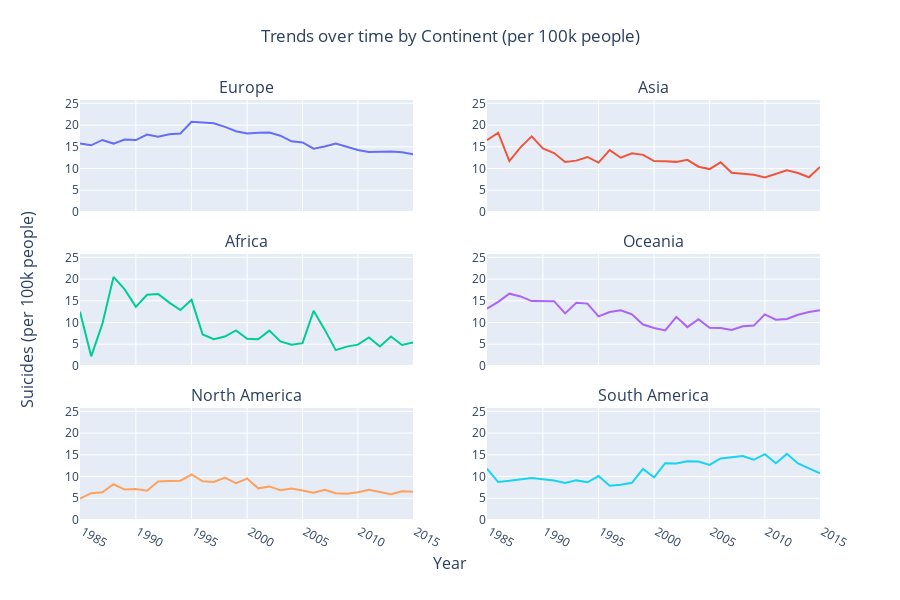

Notebook source saved alongside this figure:
### Code cell
fig = make_subplots(
    rows=3,
    cols=2,
    subplot_titles=("Europe", "Asia", "Africa", "Oceania", "North America", "South America"),
    shared_xaxes=True,
    x_title="Year",
    y_title="Suicides (per 100k people)",
    vertical_spacing = 0.10,
)

fig.append_trace(go.Scatter(
    name="Europe",
    x=europe_df['year'],
    y=europe_df['suicides_100k_pop'],
), row=1, col=1)

fig.append_trace(go.Scatter(
    name="Asia",
    x=asia_df['year'],
    y=asia_df['suicides_100k_pop'],
), row=1, col=2)

fig.append_trace(go.Scatter(
    name="Africa",
    x=africa_df['year'],
    y=africa_df['suicides_100k_pop'],
), row=2, col=1)

fig.append_trace(go.Scatter(
    name="Oceania",
    x=oceania_df['year'],
    y=oceania_df['suicides_100k_pop'],
), row=2, col=2)

fig.append_trace(go.Scatter(
    name="North America",
    x=namerica_df['year'],
    y=namerica_df['suicides_100k_pop'],
), row=3, col=1)

fig.append_trace(go.Scatter(
    name="South America",
    x=samerica_df['year'],
    y=samerica_df['suicides_100k_pop'],
), row=3, col=2)


fig.update_layout(
    height=600,
    width=900,
    title=dict(
        text='Trends over time by Continent (per 100k people)',
        y=0.95,
        x=0.5,
        xanchor='center',
        yanchor='top'
    ),
    showlegend=False,
)

max_suicides=5+max([europe_df['suicides_100k_pop'].max(), asia_df['suicides_100k_pop'].max(), africa_df['suicides_100k_pop'].max(),oceania_df['suicides_100k_pop'].max(),namerica_df['suicides_100k_pop'].max(),samerica_df['suicides_100k_pop'].max()])

# Update axis properties 
fig.update_xaxes(type="log", tickprefix=" ", tickangle=30)
fig.update_yaxes(range=[0,max_suicides],nticks=6)

fig.show()

### Figure 1 — Plotly figure (JSON) as saved in the notebook; plotly's stock layout.template omitted (floating-point values rounded to 4 significant figures)
{"data": [{"name": "Europe", "type": "scatter", "x": [1985, 1986, 1987, 1988, 1989, 1990, 1991, 1992, 1993, 1994, 1995, 1996, 1997, 1998, 1999, 2000, 2001, 2002, 2003, 2004, 2005, 2006, 2007, 2008, 2009, 2010, 2011, 2012, 2013, 2014, 2015], "xaxis": "x", "y": [15.75, 15.34, 16.58, 15.75, 16.67, 16.55, 17.82, 17.34, 17.88, 18.07, 20.78, 20.52, 20.42, 19.6, 18.59, 18.04, 18.26, 18.3, 17.55, 16.27, 16.02, 14.58, 15.07, 15.77, 14.97, 14.29, 13.79, 13.89, 13.9, 13.73, 13.31], "yaxis": "y"}, {"name": "Asia", "type": "scatter", "x": [1985, 1986, 1987, 1988, 1989, 1990, 1991, 1992, 1993, 1994, 1995, 1996, 1997, 1998, 1999, 2000, 2001, 2002, 2003, 2004, 2005, 2006, 2007, 2008, 2009, 2010, 2011, 2012, 2013, 2014, 2015], "xaxis": "x2", "y": [16.51, 18.24, 11.7, 14.87, 17.41, 14.64, 13.58, 11.5, 11.82, 12.66, 11.38, 14.23, 12.49, 13.49, 13.15, 11.72, 11.68, 11.54, 12.0, 10.42, 9.876, 11.43, 9.036, 8.878, 8.562, 7.974, 8.786, 9.617, 8.969, 7.996, 10.39], "yaxis": "y2"}, {"name": "Africa", "type": "scatter", "x": [1985, 1986, 1987, 1988, 1989, 1990, 1991, 1992, 1993, 1994, 1995, 1996, 1997, 1998, 1999, 2000, 2001, 2002, 2003, 2004, 2005, 2006, 2007, 2008, 2009, 2010, 2011, 2012, 2013, 2014, 2015], "xaxis": "x3", "y": [12.47, 2.222, 9.694, 20.51, 17.64, 13.6, 16.4, 16.58, 14.58, 12.89, 15.22, 7.257, 6.188, 6.77, 8.205, 6.265, 6.162, 8.139, 5.646, 4.914, 5.258, 12.7, 8.367, 3.648, 4.461, 4.914, 6.553, 4.481, 6.777, 4.829, 5.395], "yaxis": "y3"}, {"name": "Oceania", "type": "scatter", "x": [1985, 1986, 1987, 1988, 1989, 1990, 1991, 1992, 1993, 1994, 1995, 1996, 1997, 1998, 1999, 2000, 2001, 2002, 2003, 2004, 2005, 2006, 2007, 2008, 2009, 2010, 2011, 2012, 2013, 2014, 2015], "xaxis": "x4", "y": [13.21, 14.77, 16.64, 16.01, 14.95, 14.95, 14.92, 12.11, 14.53, 14.35, 11.43, 12.44, 12.81, 11.89, 9.554, 8.76, 8.201, 11.31, 8.953, 10.77, 8.782, 8.761, 8.303, 9.16, 9.3, 11.89, 10.64, 10.81, 11.81, 12.42, 12.85], "yaxis": "y4"}, {"name": "North America", "type": "scatter", "x": [1985, 1986, 1987, 1988, 1989, 1990, 1991, 1992, 1993, 1994, 1995, 1996, 1997, 1998, 1999, 2000, 2001, 2002, 2003, 2004, 2005, 2006, 2007, 2008, 2009, 2010, 2011, 2012, 2013, 2014, 2015], "xaxis": "x5", "y": [4.929, 6.185, 6.366, 8.223, 7.008, 7.16, 6.722, 8.845, 8.966, 9.045, 10.47, 8.909, 8.734, 9.759, 8.453, 9.531, 7.285, 7.731, 6.834, 7.225, 6.791, 6.279, 6.946, 6.144, 6.062, 6.368, 6.974, 6.405, 5.914, 6.611, 6.52], "yaxis": "y5"}, {"name": "South America", "type": "scatter", "x": [1985, 1986, 1987, 1988, 1989, 1990, 1991, 1992, 1993, 1994, 1995, 1996, 1997, 1998, 1999, 2000, 2001, 2002, 2003, 2004, 2005, 2006, 2007, 2008, 2009, 2010, 2011, 2012, 2013, 2014, 2015], "xaxis": "x6", "y": [11.84, 8.738, 9.01, 9.36, 9.669, 9.394, 9.087, 8.524, 9.116, 8.679, 10.11, 7.875, 8.111, 8.564, 11.77, 9.799, 13.07, 12.99, 13.49, 13.44, 12.69, 14.18, 14.54, 14.73, 13.86, 15.15, 13.07, 15.22, 13.01, 11.8, 10.76], "yaxis": "y6"}], "layout": {"annotations": [{"font": {"size": 16}, "showarrow": false, "text": "Europe", "x": 0.225, "xanchor": "center", "xref": "paper", "y": 1, "yanchor": "bottom", "yref": "paper"}, {"font": {"size": 16}, "showarrow": false, "text": "Asia", "x": 0.775, "xanchor": "center", "xref": "paper", "y": 1, "yanchor": "bottom", "yref": "paper"}, {"font": {"size": 16}, "showarrow": false, "text": "Africa", "x": 0.225, "xanchor": "center", "xref": "paper", "y": 0.6333, "yanchor": "bottom", "yref": "paper"}, {"font": {"size": 16}, "showarrow": false, "text": "Oceania", "x": 0.775, "xanchor": "center", "xref": "paper", "y": 0.6333, "yanchor": "bottom", "yref": "paper"}, {"font": {"size": 16}, "showarrow": false, "text": "North America", "x": 0.225, "xanchor": "center", "xref": "paper", "y": 0.2667, "yanchor": "bottom", "yref": "paper"}, {"font": {"size": 16}, "showarrow": false, "text": "South America", "x": 0.775, "xanchor": "center", "xref": "paper", "y": 0.2667, "yanchor": "bottom", "yref": "paper"}, {"font": {"size": 16}, "showarrow": false, "text": "Year", "x": 0.5, "xanchor": "center", "xref": "paper", "y": 0, "yanchor": "top", "yref": "paper", "yshift": -30}, {"font": {"size": 16}, "showarrow": false, "text": "Suicides (per 100k people)", "textangle": -90, "x": 0, "xanchor": "right", "xref": "paper", "xshift": -40, "y": 0.5, "yanchor": "middle", "yref": "paper"}], "height": 600, "showlegend": false, "title": {"text": "Trends over time by Continent (per 100k people)", "x": 0.5, "xanchor": "center", "y": 0.95, "yanchor": "top"}, "width": 900, "xaxis": {"anchor": "y", "domain": [0, 0.45], "matches": "x5", "showticklabels": false, "tickangle": 30, "tickprefix": " ", "type": "log"}, "xaxis2": {"anchor": "y2", "domain": [0.55, 1], "matches": "x6", "showticklabels": false, "tickangle": 30, "tickprefix": " ", "type": "log"}, "xaxis3": {"anchor": "y3", "domain": [0, 0.45], "matches": "x5", "showticklabels": false, "tickangle": 30, "tickprefix": " ", "type": "log"}, "xaxis4": {"anchor": "y4", "domain": [0.55, 1], "matches": "x6", "showticklabels": false, "tickangle": 30, "tickprefix": " ", "type": "log"}, "xaxis5": {"anchor": "y5", "domain": [0, 0.45], "tickangle": 30, "tickprefix": " ", "type": "log"}, "xaxis6": {"anchor": "y6", "domain": [0.55, 1], "tickangle": 30, "tickprefix": " ", "type": "log"}, "yaxis": {"anchor": "x", "domain": [0.7333, 1], "nticks": 6, "range": [0, 25.78]}, "yaxis2": {"anchor": "x2", "domain": [0.7333, 1], "nticks": 6, "range": [0, 25.78]}, "yaxis3": {"anchor": "x3", "domain": [0.3667, 0.6333], "nticks": 6, "range": [0, 25.78]}, "yaxis4": {"anchor": "x4", "domain": [0.3667, 0.6333], "nticks": 6, "range": [0, 25.78]}, "yaxis5": {"anchor": "x5", "domain": [0, 0.2667], "nticks": 6, "range": [0, 25.78]}, "yaxis6": {"anchor": "x6", "domain": [0, 0.2667], "nticks": 6, "range": [0, 25.78]}}}
